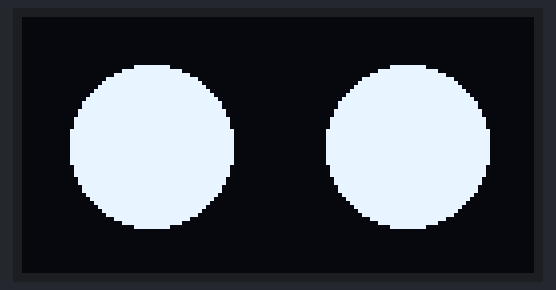
Recording of a sketch running on a simulated Arduino Uno, built with avr-gcc and run on an emulated ATmega328P. On the bench: 128×64 one-colour display.

Above: at 0.1 s.
At 0.7 s:
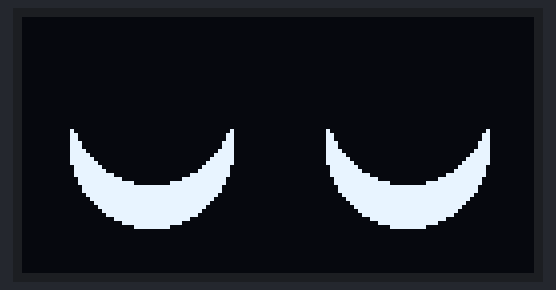

Measured:
- what the display in image 0 shows lasts 0.5 s, from 0.1 s to 0.6 s

The sketch:

ojos.ino
```cpp
#include <Adafruit_GFX.h>
#include <Adafruit_SSD1306.h>

#define SCREEN_WIDTH 128 // Ancho de la pantalla OLED
#define SCREEN_HEIGHT 64 // Alto de la pantalla OLED

// Inicializa la pantalla OLED
Adafruit_SSD1306 display(SCREEN_WIDTH, SCREEN_HEIGHT, &Wire, -1);

bool isCircleVisible = false; // Estado del círculo (visible o no visible)

void setup() {
  // Inicializa la comunicación con la pantalla OLED
  if(!display.begin(SSD1306_SWITCHCAPVCC, 0x3C)) {
    Serial.println(F("No se pudo inicializar la pantalla OLED"));
    while(true);
  }

  // Borra la pantalla
  display.clearDisplay();

  // Actualiza la pantalla
  display.display();
}

void loop() {
  // Alterna el estado del círculo cada 500 milisegundos
  isCircleVisible = !isCircleVisible;

  // Dibuja o borra los círculos según el estado actual
  if(isCircleVisible) {
    drawCircles(); // Dibuja los círculos
  } else {
    clearCircles(); // Borra los círculos
  }

  // Actualiza la pantalla
  display.display();

  // Espera 500 milisegundos
  delay(500);
}

// Función para dibujar los círculos
void drawCircles() {
  int radius = 20; // Radio del círculo

  int x1 = SCREEN_WIDTH / 4; // Centro del lado izquierdo
  int x2 = 3 * SCREEN_WIDTH / 4; // Centro del lado derecho
  int y = SCREEN_HEIGHT / 2; // Centro vertical

  // Dibuja el primer círculo en el lado medio izquierdo
  display.fillCircle(x1, y, radius, SSD1306_WHITE);

  // Dibuja el segundo círculo en el lado medio derecho
  display.fillCircle(x2, y, radius, SSD1306_WHITE);
}

// Función para borrar los círculos
void clearCircles() {
  int radius = 20; // Radio del círculo

  int x1 = SCREEN_WIDTH / 4; // Centro del lado izquierdo
  int x2 = 3 * SCREEN_WIDTH / 4; // Centro del lado derecho
  int y = SCREEN_HEIGHT / 3; // Centro vertical

  // Borra el primer círculo en el lado medio izquierdo
  display.fillCircle(x1, y, radius, SSD1306_BLACK);

  // Borra el segundo círculo en el lado medio derecho
  display.fillCircle(x2, y, radius, SSD1306_BLACK);
}
```
